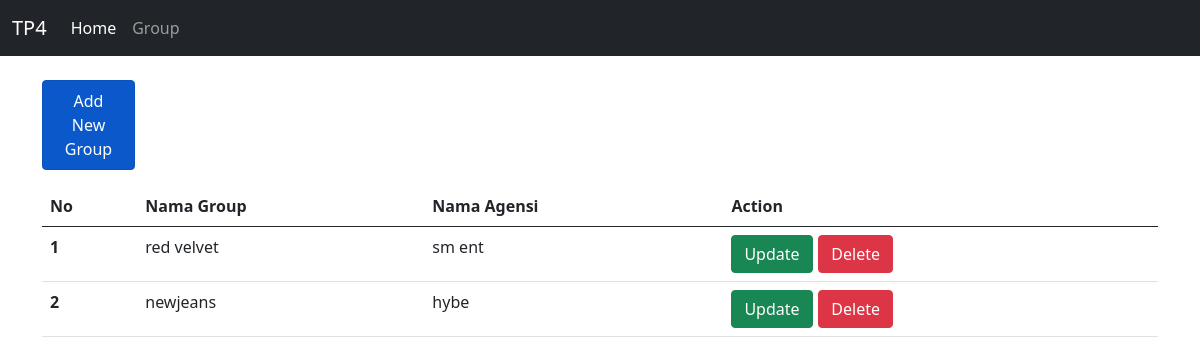
The app's page /group.php with its own data.
### tables this page shows
CREATE TABLE `grup` (
  `ID_GROUP` int(11) NOT NULL,
  `NAMA_GROUP` varchar(100) NOT NULL,
  `NAMA_AGENSI` varchar(100) NOT NULL
);

### controllers/Group.controller.php (called while the page is built, shortened)
<?php
include_once("views/Group.view.php");
class GroupController
{
    private $group;
    function __construct()
    {
        $this->group = new Group(Config::$db_host, Config::$db_user, Config::$db_pass, Config::$db_name);
    }
    public function index()
    {
        $this->group->open();
        $this->group->getGroup();
        $data = array();
        while ($row = $this->group->getResult()) {
            array_push($data, $row);
        }
        $view = new GroupView();
        $view->render($data);
    }
}

### group.php (called while the page is built, shortened)
<?php
include_once("models/DB.model.php");
include_once("controllers/Group.controller.php");
$group = new GroupController();
$group->index();

### models/DB.model.php (called while the page is built, shortened)
<?php
class DB
{
    private $hostname;
    private $username;
    private $password;
    private $dbname;
    private $conn;
    function __construct($hostname, $username, $password, $dbname)
    {
        $this->hostname = $hostname;
        $this->username = $username;
        $this->password = $password;
        $this->dbname = $dbname;
    }
    function open()
    {
        $this->conn = mysqli_connect($this->hostname, $this->username, $this->password, $this->dbname);
    }
    function execute($query)
    {
        $this->result = mysqli_query($this->conn, $query);
    }
}

### models/Group.model.php (called while the page is built, shortened)
<?php
class Group extends DB
{
    function getGroup()
    {
        $query = "SELECT * FROM grup";
        return $this->execute($query);
    }
}

### views/Group.view.php (the view, shortened to what this page needs)
<?php
class GroupView
{
    public function render($data)
    {
        $dataGroup = null;
        $no = 0;
        foreach ($data as $val) {
            $dataGroup .=
                '<tr>
            <th scope="row">' . ++$no . '</th>
            <td>' . $val['NAMA_GROUP'] . '</td>
            <td>' . $val['NAMA_AGENSI'] . '</td>
            <td style="font-size: 22px;">
            <a href="formGroup.php?id=' . $val['ID_GROUP'] . '"><button type="button" class="btn btn-success text-white">Update</button></a>
            <a href="group.php?hapus=' . $val['ID_GROUP'] . '"><button type="button" class="btn btn-danger">Delete</button></a>
            </td>
            </tr>';
        }
        $header = "<tr>
            <th> No </th>
            <th> Nama Group </th>
            <th> Nama Agensi </th>
            <th> Action </th>
            </tr>";
    }
}

### records on screen
grup: NAMA_GROUP "red velvet", NAMA_AGENSI "sm ent"
grup: NAMA_GROUP "newjeans", NAMA_AGENSI "hybe"

### other values on screen
$this->content "TP4 Home Group Add New Group"
